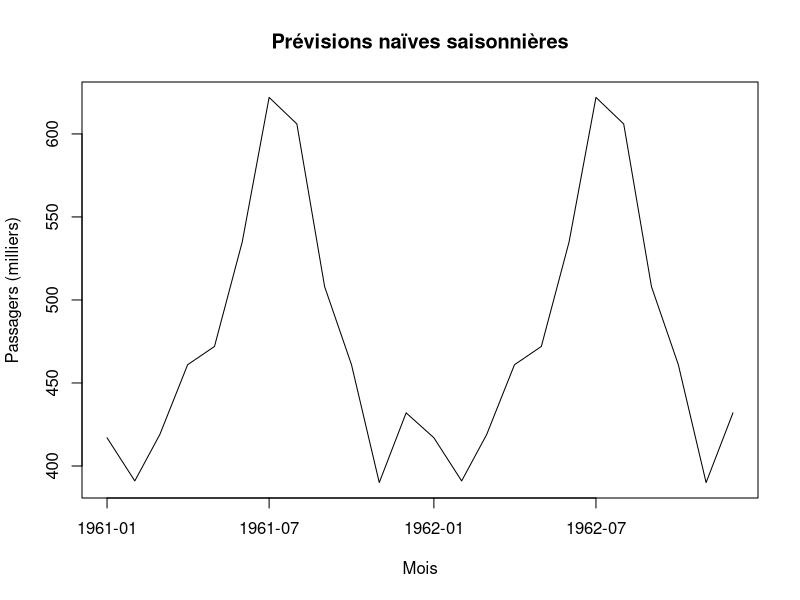

This chart was generated by the following R code:
## ---- chunk 1
#| label: fig-snaive
#| fig-cap: "Seasonal naive forecasts for the next two years."
h <- 24  # horizon de prévision en mois
last_year <- tail(as.numeric(AirPassengers), 12)

# Répéter la dernière année de données pour couvrir l’horizon
forecast_values <- rep(last_year, length.out = h)
future <- seq(as.Date("1961-01-01"), by = "month", length.out = h)

message(sprintf("%d prévisions produites à partir de %d observations", h, length(AirPassengers)))

plot(future, forecast_values, type = "l",
     main = "Prévisions naïves saisonnières",
     xlab = "Mois", ylab = "Passagers (milliers)")
